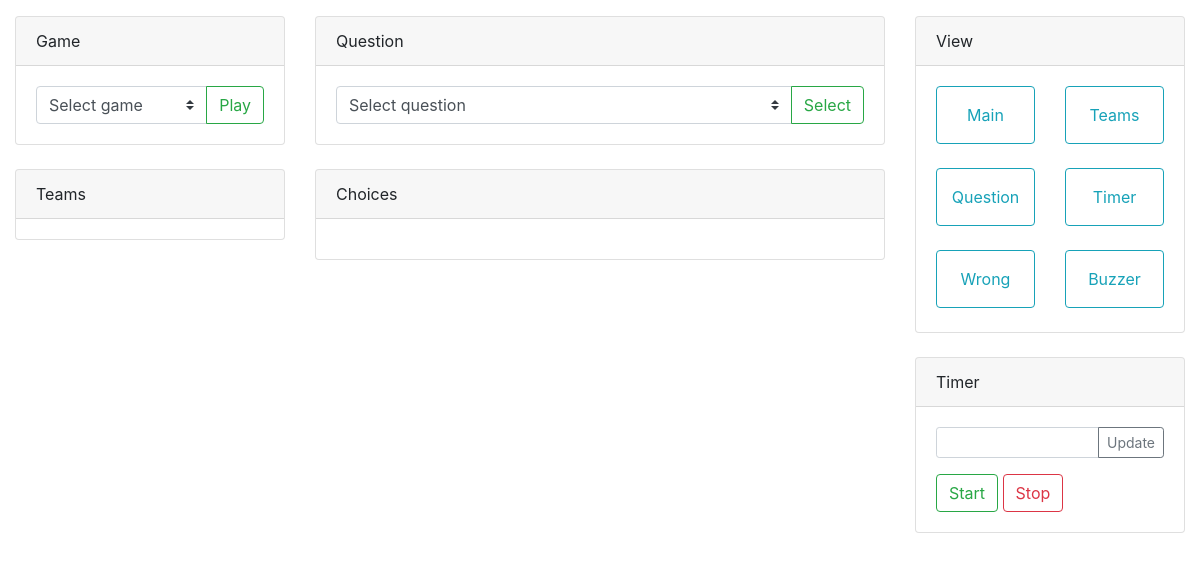
The page /controls/ on the database as committed earlier.
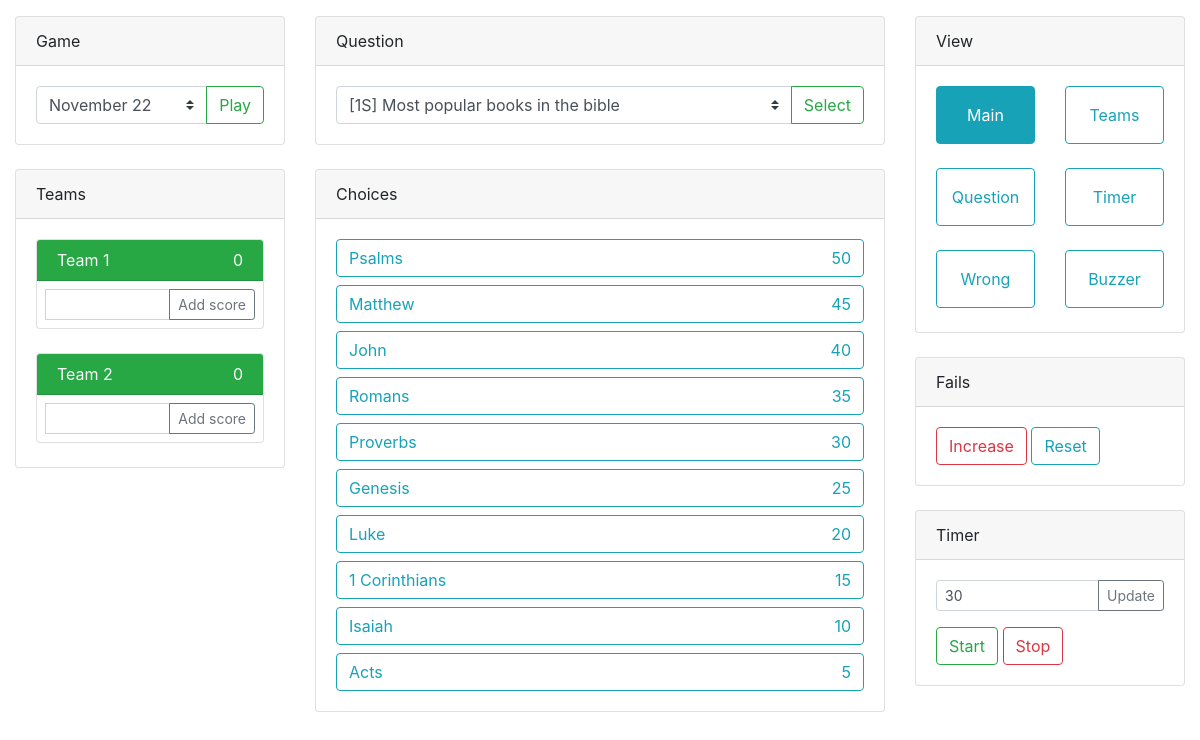
The same page on the database as committed later.
### data/models.py (models this page shows, shortened)
class Team(models.Model):
    game = models.ForeignKey(Game, on_delete=models.CASCADE)
    name = models.CharField(max_length=30)
    score = models.IntegerField(default=0)
    buzz_time = models.FloatField(default=0)

class Choice(models.Model):
    question = models.ForeignKey(Question, on_delete=models.CASCADE)
    choice_text = models.CharField(max_length=100)
    score = models.IntegerField(default=0)
    mark = models.BooleanField(default=False)

class Game(models.Model):
    date = models.DateField()
    title = models.CharField(max_length=30, default='SJDV', blank=True)
    play = models.BooleanField(default=False)
    play_view = models.CharField(max_length=30, default='main')
    play_question = models.IntegerField(default=0)
    play_time = models.IntegerField(default=10)
    play_event = models.CharField(max_length=30, blank=True)

### controls/views.py (the view)
# urls.py: path('', views.home, name='index'),
def index(request):
    games = Game.objects.all()
    game = None
    teams = None
    questions = None
    question = None
    choices = None
    try:
        game = Game.objects.get(play=True)
        teams = Team.objects.filter(game=game)
        questions = Question.objects.filter(game=game)
        choices = Choice.objects.filter(question_id=game.play_question).order_by('-score')
        question = Question.objects.get(id=game.play_question)
    except ObjectDoesNotExist:
        e = ''
    return render(request, 'controls/index.html', {
        'games': games,
        'play_game': game,
        'play_question': question,
        'teams': teams,
        'questions': questions,
        'choices': choices
    })

### data/models.py (called while the page is built)
    def __str__(self):
        return '[' + str(self.game.id) + self.type + '] ' + self.question_text

### controls/templates/controls/index.html (shortened to what this page needs)
<!DOCTYPE html>
<html lang="en" dir="ltr">
    <head>
        {% load staticfiles %}
        <link rel="stylesheet" href="{% static 'plugins/bootstrap/css/bootstrap.min.css' %}">
        <link rel="stylesheet" href="{% static 'plugins/fontawesome/css/all.css' %}">
    </head>
    <body>
        <div class="container-fluid py-3">
            <div class="row">
                <div class="col-3">
                    <div class="card mb-4">
                        <div class="card-header">
                            Game
                        </div>
                        <div class="card-body">
                            <form action="/controls/play/" method="post">
                                <div class="input-group">
                                    <select class="custom-select" id="input-game-select" name="game_id" required>
                                        <option value="0">Select game</option>
{% for game in games %}
{% if play_game == game %}
                                        <option value="{{game.id}}" selected>{{game.date|date:'F d'}}</option>
{% else %}
                                        <option value="{{game.id}}">{{game.date|date:'F d'}}</option>
{% endif %}
{% endfor %}
                                    </select>
                                    <div class="input-group-append">
                                        <button class="btn btn-outline-success" type="submit">Play</button>
                                    </div>
                                </div>
                            </form>
                        </div>
                    </div>
                    <div class="card mb-4">
                        <div class="card-header">
                            Teams
                        </div>
                        <div class="card-body pb-0">
{% for team in teams %}
                            <div class="card text-light mb-4">
                                <div class="card-header bg-success py-2">
                                    <div class="media">
                                        <div class="media-body">
                                            {{team.name}}
                                        </div>
                                        <div class="ml-3">
                                            {{team.score}}
                                        </div>
                                    </div>
                                </div>
                                <div class="card-body p-2">
                                    <form action="/controls/team_score/" method="post">
                                    <div class="input-group input-group-sm">
                                        <input type="number" class="form-control" name="score">
                                        <div class="input-group-append">
                                            <button class="btn btn-outline-secondary" type="submit">Add score</button>
                                        </div>
                                    </div>
                                    </form>
                                </div>
                            </div>
{% endfor %}
                        </div>
                    </div>
                </div>
                <div class="col-6">
                    <div class="card mb-4">
                        <div class="card-header">
                            Question
                        </div>
                        <div class="card-body">
                            <form action="/controls/question/" method="post">
                                <div class="input-group">
                                    <select class="custom-select" id="input-question-select" name="question_id" required>
                                        <option value="0">Select question</option>
{% for question in questions %}
{% if play_game.play_question == question.id %}
                                        <option value="{{question.id}}" selected>{{question}}</option>
{% else %}
                                        <option value="{{question.id}}">{{question}}</option>
{% endif %}
{% endfor %}
                                    </select>
                                    <div class="input-group-append">
                                        <button class="btn btn-outline-success" type="submit">Select</button>
                                    </div>
                                </div>
                            </form>
                        </div>
                    </div>
                    <div class="card mb-4">
                        <div class="card-header">
                            Choices
                        </div>
                        <div class="card-body">
                            <form action="/controls/choice/" method="post">
{% for choice in choices %}
                                <button class="btn btn-block {% if choice.mark %}btn-info{% else %}btn-outline-info{% endif %} text-left"
                                    type="submit" name="choice_id" value="{{choice.id}}">
                                    <div class="media mb-0">
                                        <div class="media-body align-self-center">{{choice.choice_text}}</div>
                                        <div class="ml-3 align-self-center">{{choice.score}}</div>
                                    </div>
                                </button>
{% endfor %}
                            </form>
                        </div>
                    </div>
                </div>
                <div class="col-3">
                    <div class="card mb-4">
                        <div class="card-header">
                            View
                        </div>
                        <div class="card-body pb-0">
                            <form action="/controls/view/" method="post">
                                <div class="row">
                                    <div class="col-6">
                                        <button class="btn btn-block mb-4 py-3 {% if play_game.play_view == 'main' %}btn-info{% else %}btn-outline-info{% endif %}"
                                            type="submit" name="view" value="main">
                                            Main
                                        </button>
                                    </div>
                                    <div class="col-6">
                                        <button class="btn btn-block mb-4 py-3 {% if play_game.play_view == 'teams' %}btn-info{% else %}btn-outline-info{% endif %}"
                                            type="submit" name="view" value="teams">
                                            Teams
                                        </button>
                                    </div>
                                    <div class="col-6">
                                        <button class="btn btn-block mb-4 py-3 {% if play_game.play_view == 'question' %}btn-info{% else %}btn-outline-info{% endif %}"
                                            type="submit" name="view" value="question">
                                            Question
                                        </button>
                                    </div>
                                    <div class="col-6">
                                        <button class="btn btn-block mb-4 py-3 {% if play_game.play_view == 'timer' %}btn-info{% else %}btn-outline-info{% endif %}"
                                            type="submit" name="view" value="timer">
                                            Timer
                                        </button>
                                    </div>
                                    <div class="col-6">
                                        <button class="btn btn-block mb-4 py-3 {% if play_game.play_view == 'wrong' %}btn-info{% else %}btn-outline-info{% endif %}"
                                            type="submit" name="view" value="wrong">
                                            Wrong
                                        </button>
                                    </div>
                                    <div class="col-6">
                                        <button class="btn btn-block mb-4 py-3 {% if play_game.play_view == 'buzzer' %}btn-info{% else %}btn-outline-info{% endif %}"
                                            type="submit" name="view" value="buzzer">
                                            Buzzer
                                        </button>
                                    </div>
                                </div>
                            </form>
                        </div>
                    </div>
{% if play_question %}
                    <div class="card mb-4">
                        <div class="card-header">
                            Fails
                        </div>
                        <div class="card-body">
                            <form action="/controls/fails/" method="post">
                                <button class="btn btn-outline-danger" type="submit" name="fails" value="1">Increase</button>
                                <button class="btn btn-outline-info" type="submit" name="fails" value="0">Reset</button>
                            </form>
                        </div>
                    </div>
{% endif %}
                    <div class="card mb-4">
                        <div class="card-header">
                            Timer
                        </div>
                        <div class="card-body">
                            <form action="/controls/timer/" method="post">
                                <div class="input-group mb-3 input-group-sm">
                                    <input type="number" class="form-control" name="time" value="{{play_game.play_time}}">
                                    <div class="input-group-append">
                                        <button class="btn btn-outline-secondary" type="submit">Update</button>
                                    </div>
                                </div>
                            </form>
                            <form action="/controls/event/" method="post">
                                <button class="btn btn-outline-success" type="submit" name="event" value="countdown">Start</button>
                                <button class="btn btn-outline-danger" type="submit" name="event" value="countstop">Stop</button>
                            </form>
                        </div>
                    </div>
                </div>
            </div>
        </div>
    </body>
</html>

Rows that differ between the two databases and show on the page:
added Team: name "Team 1", score "0"
added Team: name "Team 2", score "0"
added Choice: {{ choice.id }} 1 (drawn), choice_text "Psalms", score "50"
added Choice: {{ choice.id }} 2 (drawn), choice_text "Matthew", score "45"
added Choice: {{ choice.id }} 3 (drawn), choice_text "John", score "40"
added Choice: {{ choice.id }} 4 (drawn), choice_text "Romans", score "35"
added Choice: {{ choice.id }} 5 (drawn), choice_text "Proverbs", score "30"
added Choice: {{ choice.id }} 6 (drawn), choice_text "Genesis", score "25"
added Choice: {{ choice.id }} 7 (drawn), choice_text "Luke", score "20"
added Choice: {{ choice.id }} 8 (drawn), choice_text "1 Corinthians", score "15"
added Choice: {{ choice.id }} 9 (drawn), choice_text "Isaiah", score "10"
added Choice: {{ choice.id }} 10 (drawn), choice_text "Acts", score "5"
added Game: time "30"
Other text that changed with them:
form field game_id: "Select game" → "November 22"
form field question_id: "Select question" → "[1S] Most popular books in the bible"
text now shown: "Fails Increase Reset"
